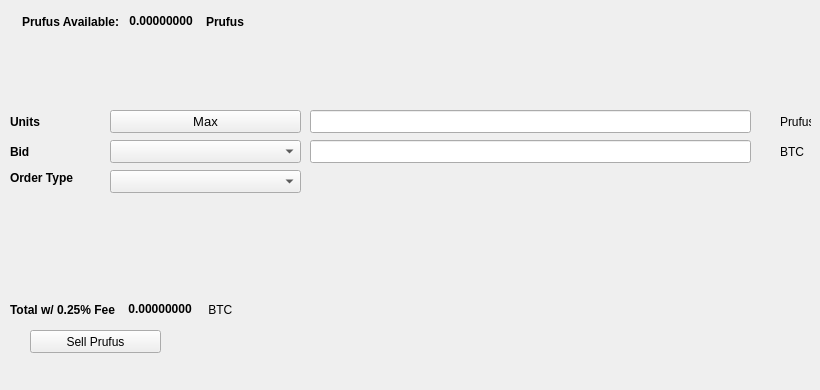
   <widget class="QWidget" name="SellTab">
    <attribute name="title">
     <string>Sell</string>
    </attribute>
    <widget class="QLabel" name="label_16">
     <property name="geometry">
      <rect>
       <x>780</x>
       <y>140</y>
       <width>31</width>
       <height>23</height>
      </rect>
     </property>
     <property name="text">
      <string>BTC</string>
     </property>
    </widget>
    <widget class="QComboBox" name="SellBidcomboBox">
     <property name="geometry">
      <rect>
       <x>110</x>
       <y>140</y>
       <width>191</width>
       <height>23</height>
      </rect>
     </property>
     <property name="font">
      <font>
       <pointsize>10</pointsize>
      </font>
     </property>
    </widget>
    <widget class="QLabel" name="label_18">
     <property name="geometry">
      <rect>
       <x>10</x>
       <y>110</y>
       <width>46</width>
       <height>23</height>
      </rect>
     </property>
     <property name="font">
      <font>
       <weight>75</weight>
       <bold>true</bold>
      </font>
     </property>
     <property name="text">
      <string>Units</string>
     </property>
    </widget>
    <widget class="QPushButton" name="Sell_Max_Amount">
     <property name="geometry">
      <rect>
       <x>110</x>
       <y>110</y>
       <width>191</width>
       <height>23</height>
      </rect>
     </property>
     <property name="font">
      <font>
       <pointsize>10</pointsize>
      </font>
     </property>
     <property name="text">
      <string>Max</string>
     </property>
    </widget>
    <widget class="QLabel" name="label_20">
     <property name="geometry">
      <rect>
       <x>10</x>
       <y>170</y>
       <width>91</width>
       <height>16</height>
      </rect>
     </property>
     <property name="font">
      <font>
       <weight>75</weight>
       <bold>true</bold>
      </font>
     </property>
     <property name="text">
      <string>Order Type</string>
     </property>
    </widget>
    <widget class="QComboBox" name="SellOrdertypeCombo">
     <property name="geometry">
      <rect>
       <x>110</x>
       <y>170</y>
       <width>191</width>
       <height>23</height>
      </rect>
     </property>
     <property name="font">
      <font>
       <pointsize>10</pointsize>
      </font>
     </property>
    </widget>
    <widget class="QLabel" name="label_21">
     <property name="geometry">
      <rect>
       <x>10</x>
       <y>140</y>
       <width>46</width>
       <height>23</height>
      </rect>
     </property>
     <property name="font">
      <font>
       <weight>75</weight>
       <bold>true</bold>
      </font>
     </property>
     <property name="text">
      <string>Bid</string>
     </property>
    </widget>
    <widget class="QLabel" name="label_22">
     <property name="geometry">
      <rect>
       <x>780</x>
       <y>110</y>
       <width>31</width>
       <height>23</height>
      </rect>
     </property>
     <property name="text">
      <string>Prufus</string>
     </property>
    </widget>
    <widget class="QLineEdit" name="UnitsInputPrufus">
     <property name="geometry">
      <rect>
       <x>310</x>
       <y>110</y>
       <width>441</width>
       <height>23</height>
      </rect>
     </property>
     <property name="font">
      <font>
       <pointsize>9</pointsize>
       <weight>75</weight>
       <bold>true</bold>
      </font>
     </property>
    </widget>
    <widget class="QLineEdit" name="SellBidPriceEdit">
     <property name="geometry">
      <rect>
       <x>310</x>
       <y>140</y>
       <width>441</width>
       <height>23</height>
      </rect>
     </property>
     <property name="font">
      <font>
       <pointsize>9</pointsize>
       <weight>75</weight>
       <bold>true</bold>
      </font>
     </property>
    </widget>
    <widget class="QPushButton" name="SellPrufusBTN">
     <property name="geometry">
      <rect>
       <x>30</x>
       <y>330</y>
       <width>131</width>
       <height>23</height>
      </rect>
     </property>
     <property name="text">
      <string>Sell Prufus</string>
     </property>
     <property name="icon">
      <iconset resource="../Prufus">
       <normaloff>:/icons/bitcoin</normaloff>:/icons/bitcoin</iconset>
     </property>
    </widget>
    <widget class="QWidget" name="layoutWidget3">
     <property name="geometry">
      <rect>
       <x>22</x>
       <y>12</y>
       <width>258</width>
       <height>19</height>
      </rect>
     </property>
     <layout class="QHBoxLayout" name="horizontalLayout">
      <item>
       <widget class="QLabel" name="label232_2">
        <property name="font">
         <font>
          <weight>75</weight>
          <bold>true</bold>
         </font>
        </property>
        <property name="text">
         <string>Prufus Available:</string>
        </property>
       </widget>
      </item>
      <item>
       <widget class="QLabel" name="PrufusAvailableLabel">
        <property name="palette">
         <palette>
          <active>
           <colorrole role="WindowText">
            <brush brushstyle="SolidPattern">
             <color alpha="255">
              <red>0</red>
              <green>0</green>
              <blue>0</blue>
             </color>
            </brush>
           </colorrole>
           <colorrole role="Button">
            <brush brushstyle="SolidPattern">
             <color alpha="255">
              <red>0</red>
              <green>170</green>
              <blue>0</blue>
             </color>
            </brush>
           </colorrole>
           <colorrole role="Light">
            <brush brushstyle="SolidPattern">
             <color alpha="255">
              <red>0</red>
              <green>255</green>
              <blue>0</blue>
             </color>
            </brush>
           </colorrole>
           <colorrole role="Midlight">
            <brush brushstyle="SolidPattern">
             <color alpha="255">
              <red>0</red>
              <green>212</green>
              <blue>0</blue>
             </color>
            </brush>
           </colorrole>
           <colorrole role="Dark">
            <brush brushstyle="SolidPattern">
             <color alpha="255">
              <red>0</red>
              <green>85</green>
              <blue>0</blue>
             </color>
            </brush>
           </colorrole>
           <colorrole role="Mid">
            <brush brushstyle="SolidPattern">
             <color alpha="255">
              <red>0</red>
              <green>113</green>
              <blue>0</blue>
             </color>
            </brush>
           </colorrole>
           <colorrole role="Text">
            <brush brushstyle="SolidPattern">
             <color alpha="255">
              <red>0</red>
              <green>170</green>
              <blue>0</blue>
             </color>
            </brush>
           </colorrole>
           <colorrole role="BrightText">
            <brush brushstyle="SolidPattern">
             <color alpha="255">
              <red>255</red>
              <green>255</green>
              <blue>255</blue>
             </color>
            </brush>
           </colorrole>
           <colorrole role="ButtonText">
            <brush brushstyle="SolidPattern">
             <color alpha="255">
              <red>0</red>
              <green>0</green>
              <blue>0</blue>
             </color>
            </brush>
           </colorrole>
           <colorrole role="Base">
            <brush brushstyle="SolidPattern">
             <color alpha="255">
              <red>255</red>
              <green>255</green>
              <blue>255</blue>
             </color>
            </brush>
           </colorrole>
           <colorrole role="Window">
            <brush brushstyle="SolidPattern">
             <color alpha="255">
              <red>0</red>
              <green>170</green>
              <blue>0</blue>
             </color>
            </brush>
           </colorrole>
           <colorrole role="Shadow">
            <brush brushstyle="SolidPattern">
             <color alpha="255">
              <red>0</red>
              <green>0</green>
              <blue>0</blue>
             </color>
            </brush>
           </colorrole>
           <colorrole role="AlternateBase">
            <brush brushstyle="SolidPattern">
             <color alpha="255">
              <red>127</red>
              <green>212</green>
              <blue>127</blue>
             </color>
            </brush>
           </colorrole>
           <colorrole role="ToolTipBase">
            <brush brushstyle="SolidPattern">
             <color alpha="255">
              <red>255</red>
              <green>255</green>
              <blue>220</blue>
             </color>
            </brush>
           </colorrole>
           <colorrole role="ToolTipText">
            <brush brushstyle="SolidPattern">
             <color alpha="255">
              <red>0</red>
              <green>0</green>
              <blue>0</blue>
             </color>
            </brush>
           </colorrole>
          </active>
          <inactive>
           <colorrole role="WindowText">
            <brush brushstyle="SolidPattern">
             <color alpha="255">
              <red>0</red>
              <green>0</green>
              <blue>0</blue>
             </color>
            </brush>
           </colorrole>
           <colorrole role="Button">
            <brush brushstyle="SolidPattern">
             <color alpha="255">
              <red>0</red>
              <green>170</green>
              <blue>0</blue>
             </color>
            </brush>
           </colorrole>
           <colorrole role="Light">
            <brush brushstyle="SolidPattern">
             <color alpha="255">
              <red>0</red>
              <green>255</green>
              <blue>0</blue>
             </color>
            </brush>
           </colorrole>
           <colorrole role="Midlight">
            <brush brushstyle="SolidPattern">
             <color alpha="255">
              <red>0</red>
              <green>212</green>
              <blue>0</blue>
             </color>
            </brush>
           </colorrole>
           <colorrole role="Dark">
            <brush brushstyle="SolidPattern">
             <color alpha="255">
              <red>0</red>
              <green>85</green>
              <blue>0</blue>
             </color>
            </brush>
           </colorrole>
           <colorrole role="Mid">
            <brush brushstyle="SolidPattern">
             <color alpha="255">
              <red>0</red>
              <green>113</green>
              <blue>0</blue>
             </color>
            </brush>
           </colorrole>
           <colorrole role="Text">
            <brush brushstyle="SolidPattern">
             <color alpha="255">
              <red>0</red>
              <green>170</green>
              <blue>0</blue>
             </color>
            </brush>
           </colorrole>
           <colorrole role="BrightText">
            <brush brushstyle="SolidPattern">
             <color alpha="255">
              <red>255</red>
              <green>255</green>
              <blue>255</blue>
             </color>
            </brush>
           </colorrole>
           <colorrole role="ButtonText">
            <brush brushstyle="SolidPattern">
             <color alpha="255">
              <red>0</red>
              <green>0</green>
              <blue>0</blue>
             </color>
            </brush>
           </colorrole>
           <colorrole role="Base">
            <brush brushstyle="SolidPattern">
             <color alpha="255">
              <red>255</red>
              <green>255</green>
              <blue>255</blue>
             </color>
            </brush>
           </colorrole>
           <colorrole role="Window">
            <brush brushstyle="SolidPattern">
             <color alpha="255">
              <red>0</red>
              <green>170</green>
              <blue>0</blue>
             </color>
            </brush>
           </colorrole>
           <colorrole role="Shadow">
            <brush brushstyle="SolidPattern">
             <color alpha="255">
              <red>0</red>
              <green>0</green>
              <blue>0</blue>
             </color>
            </brush>
           </colorrole>
           <colorrole role="AlternateBase">
            <brush brushstyle="SolidPattern">
             <color alpha="255">
              <red>127</red>
              <green>212</green>
              <blue>127</blue>
             </color>
            </brush>
           </colorrole>
           <colorrole role="ToolTipBase">
            <brush brushstyle="SolidPattern">
             <color alpha="255">
              <red>255</red>
              <green>255</green>
              <blue>220</blue>
             </color>
            </brush>
           </colorrole>
           <colorrole role="ToolTipText">
            <brush brushstyle="SolidPattern">
             <color alpha="255">
              <red>0</red>
              <green>0</green>
              <blue>0</blue>
             </color>
            </brush>
           </colorrole>
          </inactive>
          <disabled>
           <colorrole role="WindowText">
            <brush brushstyle="SolidPattern">
             <color alpha="255">
              <red>0</red>
              <green>85</green>
              <blue>0</blue>
             </color>
            </brush>
           </colorrole>
           <colorrole role="Button">
            <brush brushstyle="SolidPattern">
             <color alpha="255">
              <red>0</red>
              <green>170</green>
              <blue>0</blue>
             </color>
            </brush>
           </colorrole>
           <colorrole role="Light">
            <brush brushstyle="SolidPattern">
             <color alpha="255">
              <red>0</red>
              <green>255</green>
              <blue>0</blue>
             </color>
            </brush>
           </colorrole>
           <colorrole role="Midlight">
            <brush brushstyle="SolidPattern">
             <color alpha="255">
              <red>0</red>
              <green>212</green>
              <blue>0</blue>
             </color>
            </brush>
           </colorrole>
           <colorrole role="Dark">
            <brush brushstyle="SolidPattern">
             <color alpha="255">
              <red>0</red>
              <green>85</green>
              <blue>0</blue>
             </color>
            </brush>
           </colorrole>
           <colorrole role="Mid">
            <brush brushstyle="SolidPattern">
             <color alpha="255">
              <red>0</red>
              <green>113</green>
              <blue>0</blue>
             </color>
            </brush>
           </colorrole>
           <colorrole role="Text">
            <brush brushstyle="SolidPattern">
             <color alpha="255">
              <red>0</red>
              <green>85</green>
              <blue>0</blue>
             </color>
            </brush>
           </colorrole>
           <colorrole role="BrightText">
            <brush brushstyle="SolidPattern">
             <color alpha="255">
              <red>255</red>
              <green>255</green>
              <blue>255</blue>
             </color>
            </brush>
           </colorrole>
           <colorrole role="ButtonText">
            <brush brushstyle="SolidPattern">
             <color alpha="255">
              <red>0</red>
              <green>85</green>
              <blue>0</blue>
             </color>
            </brush>
           </colorrole>
           <colorrole role="Base">
            <brush brushstyle="SolidPattern">
             <color alpha="255">
              <red>0</red>
              <green>170</green>
              <blue>0</blue>
             </color>
            </brush>
           </colorrole>
           <colorrole role="Window">
            <brush brushstyle="SolidPattern">
             <color alpha="255">
              <red>0</red>
              <green>170</green>
              <blue>0</blue>
             </color>
            </brush>
           </colorrole>
           <colorrole role="Shadow">
            <brush brushstyle="SolidPattern">
             <color alpha="255">
              <red>0</red>
              <green>0</green>
              <blue>0</blue>
             </color>
            </brush>
           </colorrole>
           <colorrole role="AlternateBase">
            <brush brushstyle="SolidPattern">
             <color alpha="255">
              <red>0</red>
              <green>170</green>
              <blue>0</blue>
             </color>
            </brush>
           </colorrole>
           <colorrole role="ToolTipBase">
            <brush brushstyle="SolidPattern">
             <color alpha="255">
              <red>255</red>
              <green>255</green>
              <blue>220</blue>
             </color>
            </brush>
           </colorrole>
           <colorrole role="ToolTipText">
            <brush brushstyle="SolidPattern">
             <color alpha="255">
              <red>0</red>
              <green>0</green>
              <blue>0</blue>
             </color>
            </brush>
           </colorrole>
          </disabled>
         </palette>
        </property>
        <property name="font">
         <font>
          <weight>75</weight>
          <bold>true</bold>
         </font>
        </property>
        <property name="text">
         <string> 0.00000000 </string>
        </property>
        <property name="textInteractionFlags">
         <set>Qt::LinksAccessibleByMouse|Qt::TextSelectableByKeyboard|Qt::TextSelectableByMouse</set>
        </property>
       </widget>
      </item>
      <item>
       <widget class="QLabel" name="labelPrufus">
        <property name="font">
         <font>
          <weight>75</weight>
          <bold>true</bold>
         </font>
        </property>
        <property name="text">
         <string>Prufus</string>
        </property>
       </widget>
      </item>
     </layout>
    </widget>
    <widget class="QWidget" name="layoutWidget">
     <property name="geometry">
      <rect>
       <x>10</x>
       <y>300</y>
       <width>268</width>
       <height>19</height>
      </rect>
     </property>
     <layout class="QHBoxLayout" name="horizontalLayout_2">
      <item>
       <widget class="QLabel" name="label_19">
        <property name="font">
         <font>
          <weight>75</weight>
          <bold>true</bold>
         </font>
        </property>
        <property name="text">
         <string>Total w/ 0.25% Fee </string>
        </property>
       </widget>
      </item>
      <item>
       <widget class="QLabel" name="SellCostLabel">
        <property name="palette">
         <palette>
          <active>
           <colorrole role="WindowText">
            <brush brushstyle="SolidPattern">
             <color alpha="255">
              <red>0</red>
              <green>0</green>
              <blue>0</blue>
             </color>
            </brush>
           </colorrole>
           <colorrole role="Button">
            <brush brushstyle="SolidPattern">
             <color alpha="255">
              <red>0</red>
              <green>170</green>
              <blue>0</blue>
             </color>
            </brush>
           </colorrole>
           <colorrole role="Light">
            <brush brushstyle="SolidPattern">
             <color alpha="255">
              <red>0</red>
              <green>255</green>
              <blue>0</blue>
             </color>
            </brush>
           </colorrole>
           <colorrole role="Midlight">
            <brush brushstyle="SolidPattern">
             <color alpha="255">
              <red>0</red>
              <green>212</green>
              <blue>0</blue>
             </color>
            </brush>
           </colorrole>
           <colorrole role="Dark">
            <brush brushstyle="SolidPattern">
             <color alpha="255">
              <red>0</red>
              <green>85</green>
              <blue>0</blue>
             </color>
            </brush>
           </colorrole>
           <colorrole role="Mid">
            <brush brushstyle="SolidPattern">
             <color alpha="255">
              <red>0</red>
              <green>113</green>
              <blue>0</blue>
             </color>
            </brush>
           </colorrole>
           <colorrole role="Text">
            <brush brushstyle="SolidPattern">
             <color alpha="255">
              <red>0</red>
              <green>170</green>
              <blue>0</blue>
             </color>
            </brush>
           </colorrole>
           <colorrole role="BrightText">
            <brush brushstyle="SolidPattern">
             <color alpha="255">
              <red>255</red>
              <green>255</green>
              <blue>255</blue>
             </color>
            </brush>
           </colorrole>
           <colorrole role="ButtonText">
            <brush brushstyle="SolidPattern">
             <color alpha="255">
              <red>0</red>
              <green>0</green>
              <blue>0</blue>
             </color>
            </brush>
           </colorrole>
           <colorrole role="Base">
            <brush brushstyle="SolidPattern">
             <color alpha="255">
              <red>255</red>
              <green>255</green>
              <blue>255</blue>
             </color>
            </brush>
           </colorrole>
           <colorrole role="Window">
            <brush brushstyle="SolidPattern">
             <color alpha="255">
              <red>0</red>
              <green>170</green>
              <blue>0</blue>
             </color>
            </brush>
           </colorrole>
           <colorrole role="Shadow">
            <brush brushstyle="SolidPattern">
             <color alpha="255">
              <red>0</red>
              <green>0</green>
              <blue>0</blue>
             </color>
            </brush>
           </colorrole>
           <colorrole role="AlternateBase">
            <brush brushstyle="SolidPattern">
             <color alpha="255">
              <red>127</red>
              <green>212</green>
              <blue>127</blue>
             </color>
            </brush>
           </colorrole>
           <colorrole role="ToolTipBase">
            <brush brushstyle="SolidPattern">
             <color alpha="255">
              <red>255</red>
              <green>255</green>
              <blue>220</blue>
             </color>
            </brush>
           </colorrole>
           <colorrole role="ToolTipText">
            <brush brushstyle="SolidPattern">
             <color alpha="255">
              <red>0</red>
              <green>0</green>
              <blue>0</blue>
             </color>
            </brush>
           </colorrole>
          </active>
          <inactive>
           <colorrole role="WindowText">
            <brush brushstyle="SolidPattern">
             <color alpha="255">
              <red>0</red>
              <green>0</green>
              <blue>0</blue>
             </color>
            </brush>
           </colorrole>
           <colorrole role="Button">
            <brush brushstyle="SolidPattern">
             <color alpha="255">
              <red>0</red>
              <green>170</green>
              <blue>0</blue>
             </color>
            </brush>
           </colorrole>
           <colorrole role="Light">
            <brush brushstyle="SolidPattern">
             <color alpha="255">
              <red>0</red>
              <green>255</green>
              <blue>0</blue>
             </color>
            </brush>
           </colorrole>
           <colorrole role="Midlight">
            <brush brushstyle="SolidPattern">
             <color alpha="255">
              <red>0</red>
              <green>212</green>
              <blue>0</blue>
             </color>
            </brush>
           </colorrole>
           <colorrole role="Dark">
            <brush brushstyle="SolidPattern">
             <color alpha="255">
              <red>0</red>
              <green>85</green>
              <blue>0</blue>
             </color>
            </brush>
           </colorrole>
           <colorrole role="Mid">
            <brush brushstyle="SolidPattern">
             <color alpha="255">
              <red>0</red>
              <green>113</green>
              <blue>0</blue>
             </color>
            </brush>
           </colorrole>
           <colorrole role="Text">
            <brush brushstyle="SolidPattern">
             <color alpha="255">
              <red>0</red>
              <green>170</green>
              <blue>0</blue>
             </color>
            </brush>
           </colorrole>
           <colorrole role="BrightText">
            <brush brushstyle="SolidPattern">
             <color alpha="255">
              <red>255</red>
              <green>255</green>
              <blue>255</blue>
             </color>
            </brush>
           </colorrole>
           <colorrole role="ButtonText">
            <brush brushstyle="SolidPattern">
             <color alpha="255">
              <red>0</red>
              <green>0</green>
              <blue>0</blue>
             </color>
            </brush>
           </colorrole>
           <colorrole role="Base">
            <brush brushstyle="SolidPattern">
             <color alpha="255">
              <red>255</red>
              <green>255</green>
              <blue>255</blue>
             </color>
            </brush>
           </colorrole>
           <colorrole role="Window">
            <brush brushstyle="SolidPattern">
             <color alpha="255">
              <red>0</red>
              <green>170</green>
              <blue>0</blue>
             </color>
            </brush>
           </colorrole>
           <colorrole role="Shadow">
            <brush brushstyle="SolidPattern">
             <color alpha="255">
              <red>0</red>
              <green>0</green>
              <blue>0</blue>
             </color>
            </brush>
           </colorrole>
           <colorrole role="AlternateBase">
            <brush brushstyle="SolidPattern">
             <color alpha="255">
              <red>127</red>
              <green>212</green>
              <blue>127</blue>
             </color>
            </brush>
           </colorrole>
           <colorrole role="ToolTipBase">
            <brush brushstyle="SolidPattern">
             <color alpha="255">
              <red>255</red>
              <green>255</green>
              <blue>220</blue>
             </color>
            </brush>
           </colorrole>
           <colorrole role="ToolTipText">
            <brush brushstyle="SolidPattern">
             <color alpha="255">
              <red>0</red>
              <green>0</green>
              <blue>0</blue>
             </color>
            </brush>
           </colorrole>
          </inactive>
          <disabled>
           <colorrole role="WindowText">
            <brush brushstyle="SolidPattern">
             <color alpha="255">
              <red>0</red>
              <green>85</green>
              <blue>0</blue>
             </color>
            </brush>
           </colorrole>
           <colorrole role="Button">
            <brush brushstyle="SolidPattern">
             <color alpha="255">
              <red>0</red>
              <green>170</green>
              <blue>0</blue>
             </color>
            </brush>
           </colorrole>
           <colorrole role="Light">
            <brush brushstyle="SolidPattern">
             <color alpha="255">
              <red>0</red>
              <green>255</green>
              <blue>0</blue>
             </color>
            </brush>
           </colorrole>
           <colorrole role="Midlight">
            <brush brushstyle="SolidPattern">
             <color alpha="255">
              <red>0</red>
              <green>212</green>
              <blue>0</blue>
             </color>
            </brush>
           </colorrole>
           <colorrole role="Dark">
            <brush brushstyle="SolidPattern">
             <color alpha="255">
              <red>0</red>
              <green>85</green>
              <blue>0</blue>
             </color>
            </brush>
           </colorrole>
           <colorrole role="Mid">
            <brush brushstyle="SolidPattern">
             <color alpha="255">
              <red>0</red>
              <green>113</green>
              <blue>0</blue>
             </color>
            </brush>
           </colorrole>
           <colorrole role="Text">
            <brush brushstyle="SolidPattern">
             <color alpha="255">
              <red>0</red>
              <green>85</green>
              <blue>0</blue>
             </color>
            </brush>
           </colorrole>
           <colorrole role="BrightText">
            <brush brushstyle="SolidPattern">
             <color alpha="255">
              <red>255</red>
              <green>255</green>
              <blue>255</blue>
             </color>
            </brush>
           </colorrole>
           <colorrole role="ButtonText">
            <brush brushstyle="SolidPattern">
             <color alpha="255">
              <red>0</red>
              <green>85</green>
              <blue>0</blue>
             </color>
            </brush>
           </colorrole>
           <colorrole role="Base">
            <brush brushstyle="SolidPattern">
             <color alpha="255">
              <red>0</red>
              <green>170</green>
              <blue>0</blue>
             </color>
            </brush>
           </colorrole>
           <colorrole role="Window">
            <brush brushstyle="SolidPattern">
             <color alpha="255">
              <red>0</red>
              <green>170</green>
              <blue>0</blue>
             </color>
            </brush>
           </colorrole>
           <colorrole role="Shadow">
            <brush brushstyle="SolidPattern">
             <color alpha="255">
              <red>0</red>
              <green>0</green>
              <blue>0</blue>
             </color>
            </brush>
           </colorrole>
           <colorrole role="AlternateBase">
            <brush brushstyle="SolidPattern">
             <color alpha="255">
              <red>0</red>
              <green>170</green>
              <blue>0</blue>
             </color>
            </brush>
           </colorrole>
           <colorrole role="ToolTipBase">
            <brush brushstyle="SolidPattern">
             <color alpha="255">
              <red>255</red>
              <green>255</green>
              <blue>220</blue>
             </color>
            </brush>
           </colorrole>
           <colorrole role="ToolTipText">
            <brush brushstyle="SolidPattern">
             <color alpha="255">
              <red>0</red>
              <green>0</green>
              <blue>0</blue>
             </color>
            </brush>
           </colorrole>
          </disabled>
         </palette>
        </property>
        <property name="font">
         <font>
          <weight>75</weight>
          <bold>true</bold>
         </font>
        </property>
        <property name="autoFillBackground">
         <bool>false</bool>
        </property>
        <property name="text">
         <string> 0.00000000</string>
        </property>
        <property name="textInteractionFlags">
         <set>Qt::LinksAccessibleByMouse|Qt::TextSelectableByMouse</set>
        </property>
       </widget>
      </item>
      <item>
       <widget class="QLabel" name="label_17">
        <property name="font">
         <font>
          <weight>50</weight>
          <bold>false</bold>
         </font>
        </property>
        <property name="text">
         <string> BTC</string>
        </property>
       </widget>
      </item>
     </layout>
    </widget>
    <widget class="QLabel" name="label_23">
     <property name="geometry">
      <rect>
       <x>460</x>
       <y>300</y>
       <width>281</width>
       <height>81</height>
      </rect>
     </property>
     <property name="text">
      <string/>
     </property>
     <property name="pixmap">
      <pixmap>:/images/bittrex</pixmap>
     </property>
    </widget>
   </widget>
